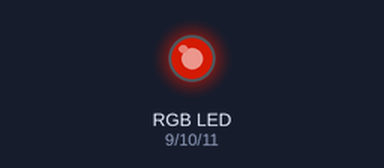
Simulated run of this sketch. Board: Arduino Uno, built with avr-gcc and run on an emulated ATmega328P. Parts: an RGB LED mixed from three pins (HIGH = lit). Dim RGB values are drawn brighter than linear.

Above: at 0.1 s.
Timing chart, 0 to 1.6 s (numbered marks = the images above):
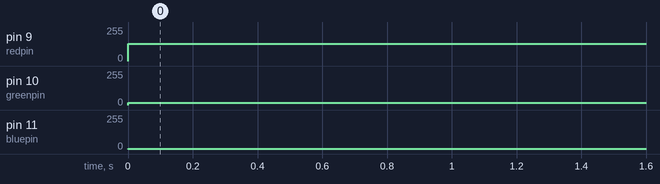

Measured:
- by itself, pin 9 (redpin): 0/255 → 128/255 at 0.00 s
- by itself, pin 10 (greenpin): 0/255 → 16/255 at 0.00 s
- by itself, pin 11 (bluepin): 0/255 → 2/255 at 0.00 s

The sketch:

final_2.ino
```cpp
int bluepin=11;
int greenpin=10;
int redpin=9;
void setup() {
    pinMode(greenpin,OUTPUT);
    pinMode(bluepin,OUTPUT);
    pinMode(redpin,OUTPUT);
}

void loop() {
    analogWrite(greenpin,16);
    analogWrite(bluepin,2);
    analogWrite(redpin,128);
}
```
